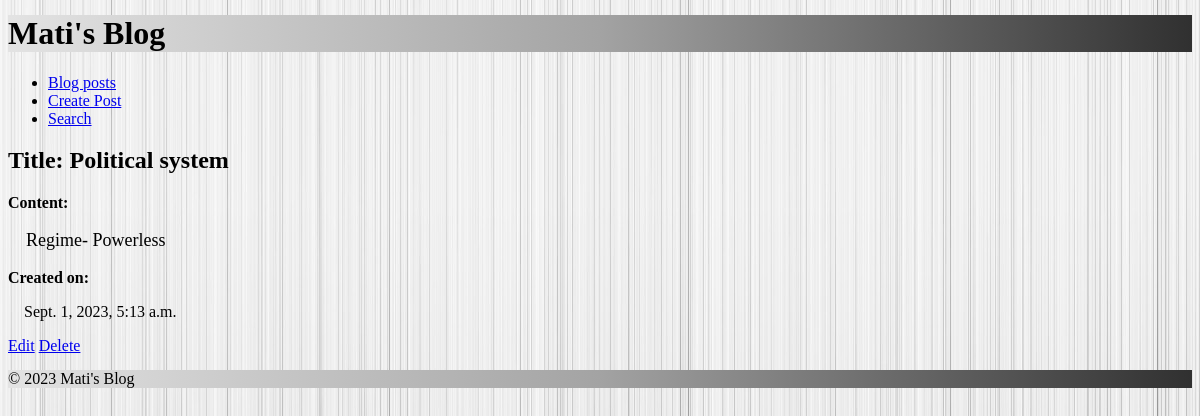
Screenshot of /posts/5/ with the database file from the repository.
### blog/models.py (models this page shows, shortened)
class Post(models.Model):
    title = models.CharField(max_length=200)
    content = models.TextField()
    created_at = models.DateTimeField(default=timezone.now)
    updated_at = models.DateTimeField(auto_now=True)

### blog/views.py (the view)
# urls.py: path('<int:pk>/', PostDetailView.as_view(), name='post_detail'),
class PostDetailView(DetailView):
    model = Post
    template_name = 'blog/post_detail.html'
    context_object_name = 'post'

### blog/templates/blog/post_detail.html (shortened to what this page needs)
{% extends 'blog/base.html' %}
{% block content %}
    <h2>Title: {{ post.title }}</h2>
    <strong>Content: </strong>
    <p class="content">&emsp;{{ post.content }}</p>
    <strong>Created on: </strong>
    <p>&emsp;{{ post.created_at }}</p>
    <a href="{% url 'blog:post_edit' object.pk %}" class="search-button">Edit</a>
    <a href="{% url 'blog:post_delete' object.pk %}" class="del1-button">Delete</a>
{% endblock %}

### blog/static/blog/style.css (style rules this page uses)
.body-bg { background-image: url('/static/blog/images/light-grey-background.jpg'); }
.content { font-size: large; }

### rows the page displays
Post: title "Political system", content "Regime- Powerless", created_at "Sept. 1, 2023, 5:13 a.m."
